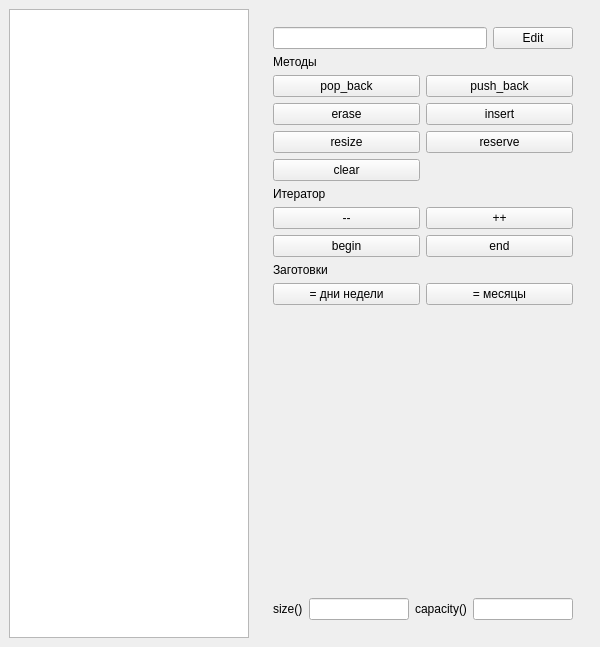
<?xml version="1.0" encoding="UTF-8"?>
<ui version="4.0">
 <class>MainWindow</class>
 <widget class="QMainWindow" name="MainWindow">
  <property name="geometry">
   <rect>
    <x>0</x>
    <y>0</y>
    <width>600</width>
    <height>647</height>
   </rect>
  </property>
  <property name="windowTitle">
   <string>std::vector demo</string>
  </property>
  <widget class="QWidget" name="centralwidget">
   <layout class="QHBoxLayout" name="horizontalLayout">
    <item>
     <layout class="QHBoxLayout" name="horizontalLayout_2">
      <item>
       <widget class="QListWidget" name="list_widget"/>
      </item>
      <item>
       <widget class="QFrame" name="verticalFrame">
        <layout class="QVBoxLayout" name="verticalLayout">
         <item>
          <widget class="QFrame" name="verticalFrame">
           <layout class="QVBoxLayout" name="verticalLayout_2">
            <item>
             <layout class="QHBoxLayout" name="horizontalLayout_5">
              <item>
               <widget class="QLineEdit" name="txt_elem_content"/>
              </item>
              <item>
               <widget class="QPushButton" name="pb_edit">
                <property name="text">
                 <string>Edit</string>
                </property>
               </widget>
              </item>
             </layout>
            </item>
            <item>
             <widget class="QLabel" name="label_2">
              <property name="text">
               <string>Методы</string>
              </property>
             </widget>
            </item>
            <item>
             <layout class="QGridLayout" name="gridLayout">
              <item row="3" column="0">
               <widget class="QPushButton" name="pb_clear">
                <property name="text">
                 <string>clear</string>
                </property>
               </widget>
              </item>
              <item row="0" column="0">
               <widget class="QPushButton" name="pb_pop_back">
                <property name="text">
                 <string>pop_back</string>
                </property>
               </widget>
              </item>
              <item row="0" column="1">
               <widget class="QPushButton" name="pb_push_back">
                <property name="text">
                 <string>push_back</string>
                </property>
               </widget>
              </item>
              <item row="1" column="0">
               <widget class="QPushButton" name="pb_erase">
                <property name="text">
                 <string>erase</string>
                </property>
               </widget>
              </item>
              <item row="1" column="1">
               <widget class="QPushButton" name="pb_insert">
                <property name="text">
                 <string>insert</string>
                </property>
               </widget>
              </item>
              <item row="2" column="0">
               <widget class="QPushButton" name="btn_resize">
                <property name="text">
                 <string>resize</string>
                </property>
               </widget>
              </item>
              <item row="2" column="1">
               <widget class="QPushButton" name="btn_reserve">
                <property name="text">
                 <string>reserve</string>
                </property>
               </widget>
              </item>
             </layout>
            </item>
            <item>
             <widget class="QLabel" name="label_4">
              <property name="text">
               <string>Итератор</string>
              </property>
             </widget>
            </item>
            <item>
             <layout class="QGridLayout" name="gridLayout_2">
              <item row="0" column="0">
               <widget class="QPushButton" name="pb_decrement">
                <property name="text">
                 <string>--</string>
                </property>
               </widget>
              </item>
              <item row="0" column="1">
               <widget class="QPushButton" name="pb_increment">
                <property name="text">
                 <string>++</string>
                </property>
               </widget>
              </item>
              <item row="1" column="0">
               <widget class="QPushButton" name="pb_begin">
                <property name="text">
                 <string>begin</string>
                </property>
               </widget>
              </item>
              <item row="1" column="1">
               <widget class="QPushButton" name="pb_end">
                <property name="text">
                 <string>end</string>
                </property>
               </widget>
              </item>
             </layout>
            </item>
            <item>
             <widget class="QLabel" name="label_3">
              <property name="text">
               <string>Заготовки</string>
              </property>
             </widget>
            </item>
            <item>
             <layout class="QHBoxLayout" name="horizontalLayout_3">
              <item>
               <widget class="QPushButton" name="pb_weekdays">
                <property name="text">
                 <string>= дни недели</string>
                </property>
               </widget>
              </item>
              <item>
               <widget class="QPushButton" name="pb_months">
                <property name="text">
                 <string>= месяцы</string>
                </property>
               </widget>
              </item>
             </layout>
            </item>
           </layout>
          </widget>
         </item>
         <item>
          <spacer name="verticalSpacer">
           <property name="orientation">
            <enum>Qt::Orientation::Vertical</enum>
           </property>
           <property name="sizeHint" stdset="0">
            <size>
             <width>20</width>
             <height>40</height>
            </size>
           </property>
          </spacer>
         </item>
         <item alignment="Qt::AlignmentFlag::AlignBottom">
          <widget class="QFrame" name="horizontalFrame_3">
           <layout class="QHBoxLayout" name="horizontalLayout_4">
            <item>
             <widget class="QLabel" name="label">
              <property name="text">
               <string>size()</string>
              </property>
             </widget>
            </item>
            <item>
             <widget class="QLineEdit" name="txt_size"/>
            </item>
            <item>
             <widget class="QLabel" name="label_5">
              <property name="text">
               <string>capacity()</string>
              </property>
             </widget>
            </item>
            <item>
             <widget class="QLineEdit" name="txt_capacity"/>
            </item>
           </layout>
          </widget>
         </item>
        </layout>
       </widget>
      </item>
     </layout>
    </item>
   </layout>
  </widget>
 </widget>
 <resources/>
 <connections/>
</ui>
